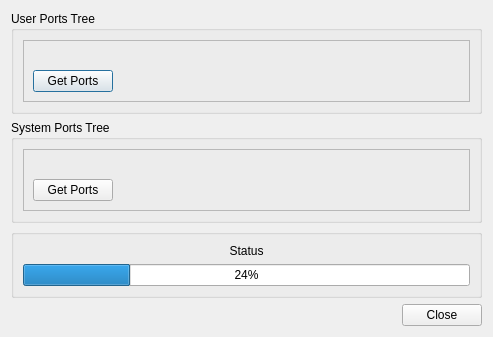
<?xml version="1.0" encoding="UTF-8"?>
<ui version="4.0">
 <class>portsDialog</class>
 <widget class="QDialog" name="portsDialog">
  <property name="geometry">
   <rect>
    <x>0</x>
    <y>0</y>
    <width>493</width>
    <height>306</height>
   </rect>
  </property>
  <property name="sizePolicy">
   <sizepolicy hsizetype="MinimumExpanding" vsizetype="Preferred">
    <horstretch>0</horstretch>
    <verstretch>0</verstretch>
   </sizepolicy>
  </property>
  <property name="windowTitle">
   <string>EasyPBI: Get FreeBSD Ports</string>
  </property>
  <property name="windowIcon">
   <iconset resource="EasyPBI.qrc">
    <normaloff>:/png/icons/freebsd.png</normaloff>:/png/icons/freebsd.png</iconset>
  </property>
  <layout class="QVBoxLayout" name="verticalLayout">
   <item>
    <widget class="QGroupBox" name="groupUser">
     <property name="title">
      <string>User Ports Tree</string>
     </property>
     <property name="flat">
      <bool>false</bool>
     </property>
     <property name="checkable">
      <bool>false</bool>
     </property>
     <layout class="QVBoxLayout" name="verticalLayout_2">
      <item>
       <widget class="QFrame" name="frame_2">
        <property name="frameShape">
         <enum>QFrame::StyledPanel</enum>
        </property>
        <property name="frameShadow">
         <enum>QFrame::Raised</enum>
        </property>
        <layout class="QVBoxLayout" name="verticalLayout_6">
         <item>
          <widget class="QLabel" name="label_localinfo">
           <property name="text">
            <string/>
           </property>
          </widget>
         </item>
         <item>
          <layout class="QHBoxLayout" name="horizontalLayout_4">
           <item>
            <widget class="QPushButton" name="push_updatelocal">
             <property name="text">
              <string>Get Ports</string>
             </property>
            </widget>
           </item>
           <item>
            <spacer name="horizontalSpacer_3">
             <property name="orientation">
              <enum>Qt::Horizontal</enum>
             </property>
             <property name="sizeHint" stdset="0">
              <size>
               <width>40</width>
               <height>20</height>
              </size>
             </property>
            </spacer>
           </item>
          </layout>
         </item>
        </layout>
       </widget>
      </item>
     </layout>
    </widget>
   </item>
   <item>
    <widget class="QGroupBox" name="groupSystem">
     <property name="title">
      <string>System Ports Tree</string>
     </property>
     <layout class="QVBoxLayout" name="verticalLayout_3">
      <item>
       <widget class="QFrame" name="frame">
        <property name="frameShape">
         <enum>QFrame::StyledPanel</enum>
        </property>
        <property name="frameShadow">
         <enum>QFrame::Raised</enum>
        </property>
        <layout class="QVBoxLayout" name="verticalLayout_5">
         <item>
          <widget class="QLabel" name="label_systeminfo">
           <property name="text">
            <string/>
           </property>
          </widget>
         </item>
         <item>
          <layout class="QHBoxLayout" name="horizontalLayout_2">
           <item>
            <widget class="QPushButton" name="push_updatesystem">
             <property name="text">
              <string>Get Ports</string>
             </property>
            </widget>
           </item>
           <item>
            <spacer name="horizontalSpacer_2">
             <property name="orientation">
              <enum>Qt::Horizontal</enum>
             </property>
             <property name="sizeHint" stdset="0">
              <size>
               <width>40</width>
               <height>20</height>
              </size>
             </property>
            </spacer>
           </item>
          </layout>
         </item>
        </layout>
       </widget>
      </item>
     </layout>
    </widget>
   </item>
   <item>
    <spacer name="verticalSpacer_2">
     <property name="orientation">
      <enum>Qt::Vertical</enum>
     </property>
     <property name="sizeHint" stdset="0">
      <size>
       <width>20</width>
       <height>40</height>
      </size>
     </property>
    </spacer>
   </item>
   <item>
    <widget class="QGroupBox" name="groupUpdate">
     <property name="title">
      <string/>
     </property>
     <layout class="QVBoxLayout" name="verticalLayout_4">
      <item>
       <widget class="QLabel" name="label_status">
        <property name="text">
         <string>Status</string>
        </property>
        <property name="alignment">
         <set>Qt::AlignCenter</set>
        </property>
       </widget>
      </item>
      <item>
       <widget class="QProgressBar" name="progressBar">
        <property name="value">
         <number>24</number>
        </property>
       </widget>
      </item>
     </layout>
    </widget>
   </item>
   <item>
    <spacer name="verticalSpacer">
     <property name="orientation">
      <enum>Qt::Vertical</enum>
     </property>
     <property name="sizeHint" stdset="0">
      <size>
       <width>20</width>
       <height>40</height>
      </size>
     </property>
    </spacer>
   </item>
   <item>
    <layout class="QHBoxLayout" name="horizontalLayout_3">
     <item>
      <spacer name="horizontalSpacer">
       <property name="orientation">
        <enum>Qt::Horizontal</enum>
       </property>
       <property name="sizeHint" stdset="0">
        <size>
         <width>40</width>
         <height>20</height>
        </size>
       </property>
      </spacer>
     </item>
     <item>
      <widget class="QPushButton" name="push_close">
       <property name="text">
        <string>Close</string>
       </property>
      </widget>
     </item>
    </layout>
   </item>
  </layout>
 </widget>
 <resources>
  <include location="EasyPBI.qrc"/>
 </resources>
 <connections/>
</ui>
